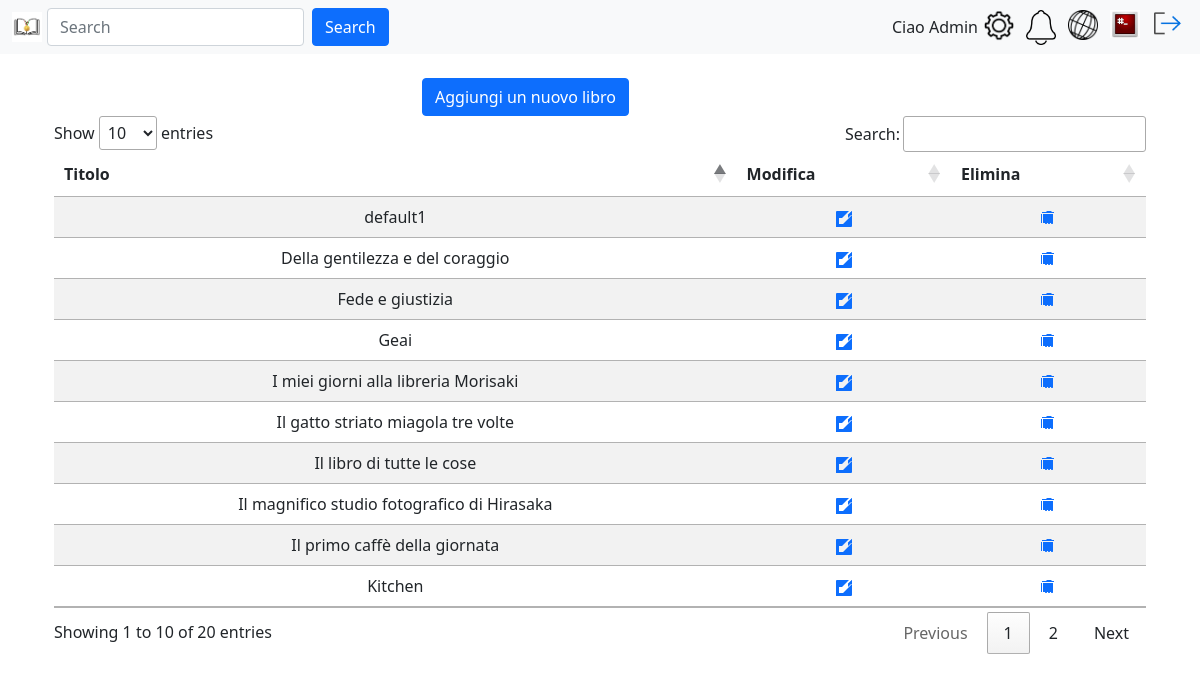
The app's page /gestioneLibri.php (signed in) with its own data.
### tables this page shows
CREATE TABLE `utente` (
  `id` int(8) NOT NULL AUTO_INCREMENT,
  `username` varchar(80) NOT NULL,
  `email` varchar(80) NOT NULL,
  `pwd` varchar(120) NOT NULL,
  `immagineProfilo` varchar(255) NOT NULL,
  `isAdmin` int(1) NOT NULL,
  `descrizione` varchar(150) DEFAULT NULL,
  `stato` int(1) NOT NULL,
  `numeroFollow` int(8) NOT NULL,
  PRIMARY KEY (`id`)
);

CREATE TABLE `libro` (
  `id` int(8) NOT NULL AUTO_INCREMENT,
  `titolo` varchar(255) NOT NULL,
  PRIMARY KEY (`id`),
  UNIQUE KEY `ID_LIBRO_IND` (`id`)
);

### include/login.model.php (called while the page is built, shortened)
<?php
require_once 'config.php';
function getDbImageName(string $username){
    global $conn;
    $sql = "SELECT immagineProfilo FROM utente WHERE username = ?";
    $stmt = $conn->prepare($sql);
    $stmt->bind_param("s", $username);
    $stmt->execute();
    $result = $stmt->get_result();
    return $result->fetch_assoc()['immagineProfilo'];
}
?>

### include/login.controller.php (called while the page is built, shortened)
<?php
function getUserImage(string $username){
    $defaultProfileImage = "images/users/default.png";
    $image = "images/users/" . getDbImageName($username);
    try {
        if (is_file($image) && (getimagesize($image) !== false)) {
                return $image;
            }
    }
    catch (Exception $e) {
        echo '<script>';
        echo 'console.log("Errore nel reperire l\'immagine del profilo utente da db");';
        echo '</script>';
        }
    return $defaultProfileImage;
}
?>

### include/libri.php (called while the page is built, shortened)
<?php
class Libri {
    private $conn;
    public function __construct($conn) {
        $this->conn = $conn;
    }
    public function getLibri() {
        $sql = "SELECT * FROM libro";
        $result = mysqli_query($this->conn, $sql);
        return $result;
    }
}
$libri = new Libri($conn);
?>

### gestioneLibri.php (the view, shortened to what this page needs)
<?php
require_once 'include/config.php';
require_once 'include/libri.php';
?>
<!DOCTYPE html>
<html lang="it">
<head>
    <link rel="stylesheet" type="text/css" href="https://cdn.datatables.net/1.11.5/css/jquery.dataTables.css">
    <link href="https://cdn.jsdelivr.net/npm/bootstrap@5.1.3/dist/css/bootstrap.min.css" rel="stylesheet">
    <link rel="stylesheet" type="text/css" href="css/landingPage.css">
</head>
<body>
    <?php require('navbarSelect.php'); ?>
    <main class="container">
        <br />
        <div class="row">
            <div class="col-md-4"></div>
            <div class="col-md-4">
                <button type="button" class="btn btn-primary" data-bs-toggle="modal" data-bs-target="#addbook">
                    Aggiungi un nuovo libro
                </button>
            </div>
            <div class="col-md-4"></div>
        </div>
        <div class="container">
            <div class="row">
                <div class="col-md-12">
                    <table id="libriTable" class="table table-striped text-center">
                        <thead>
                            <tr>
                                <th>Titolo</th>
                                <th>Modifica</th>
                                <th>Elimina</th>
                            </tr>
                        </thead>
                        <tbody>
                            <?php
                            $libriResult = $libri->getLibri();
                            while ($row = mysqli_fetch_assoc($libriResult)) {
                            ?>
                                <tr>
                                    <td> <?php echo $row['titolo']; ?> </td>
                                    <td>
                                        <a href='#' data-bs-toggle="modal" data-bs-target="#modal_modifica_libro_<?php echo $row['id']; ?>" title="Modifica libro">
                                        </a>
                                    </td>
                                    <td>
                                        <a href='#' data-bs-toggle="modal" data-bs-target="#modal_elimina_libro_<?php echo $row['id']; ?>">
                                        </a>
                                    </td>
                                </tr>
                            <?php } ?>
                        </tbody>
                    </table>
                </div>
            </div>
        </div>
    </main>
</body>
</html>

### navbarSelect.php
<?php
function isMobile() {
  return preg_match('/(Android|iPhone|iPad|iPod|Windows Phone)/i', $_SERVER['HTTP_USER_AGENT']);
}
if  (isMobile()) {
  include('navbarTel.php');
} else {
  include('navbar.php');
}
?>

### navbar.php
<?php
include_once("include/login.controller.php");
include_once("include/login.model.php");
?>
<header>
    <nav class="navbar navbar-expand navbar-light bg-light">
        <div class="container-fluid">
            <a href="landingPage.php"> <img id="logo" src="images/logoLetturePremiateSmall.jpg" alt="Logo con libro e medaglia"> </a>
            <form class="d-flex me-auto">
                <input class="form-control me-2" type="search" placeholder="Search" aria-label="Search">
                <button class="btn btn-primary" type="submit">Search</button>
            </form>
          <div id="username" class="d-flex"><?php echo "Ciao " . ucfirst($_SESSION["username"]);?></div>
          <div class="d-flex" id="navbarSupportedContent">
            <ul class="navbar-nav">
              <li class="nav-item">
                <a href="settingPage.php"><img src="images/settingLogo.png" alt="Impostazioni"></a>
              </li>
              <li class="nav-item">
                <img src="images/notifyLogo.png" alt="Notifiche">
              </li>
              <li class="nav-item dropdown">
                <a href="discoveryPage.php"><img src="images/discoveryLogo.png" alt="Scopri"></a>
              </li>
              <li class="nav-item">
                <a href="profilePage.php"><img src=<?php echo getUserImage($_SESSION["username"]); ?> alt="Immagine Profilo"> </a>
              </li>
                <li class="nav-item">
                <a href="logout.php"><img src="images/log-out.png" alt="Logout"></a>
              </li>
            </ul>
          </div>
        </div>
      </nav>
</header>

### css/landingPage.css (style rules this page uses)
#logo { width: 30px; height: auto; margin-right: 5px; }
#navbarSupportedContent img { width: 30px; height: auto; margin: 0 6px; }

### records on screen
utente: immagineProfilo (picture)
libro: titolo "default1"
libro: titolo "Della gentilezza e del coraggio"
libro: titolo "Fede e giustizia"
libro: titolo "Kitchen"
libro: titolo "Il primo caffè della giornata"
libro: titolo "I miei giorni alla libreria Morisaki"
libro: titolo "Il gatto striato miagola tre volte"
libro: titolo "Il libro di tutte le cose"
libro: titolo "Geai"
libro: titolo "Il magnifico studio fotografico di Hirasaka"

### other values on screen
$_SESSION["username"] "Admin"
